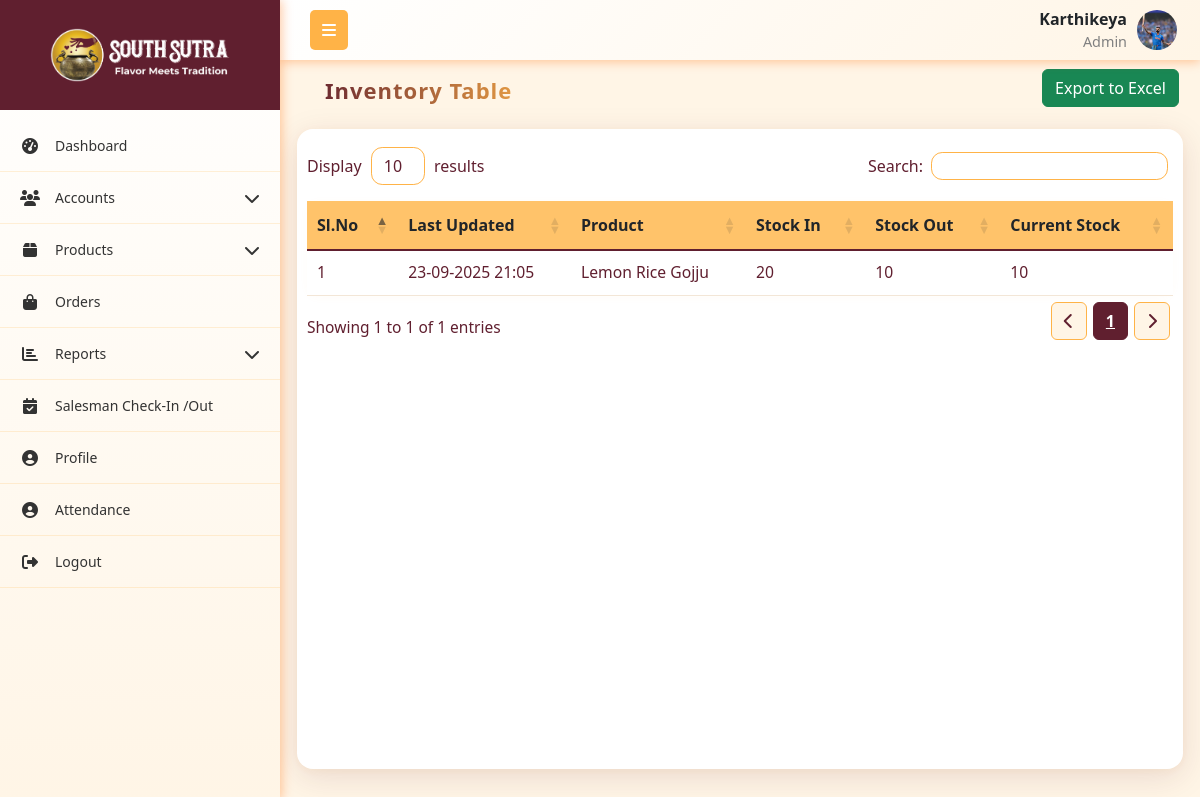
Before: /inventory/ (signed in) with the older database file.
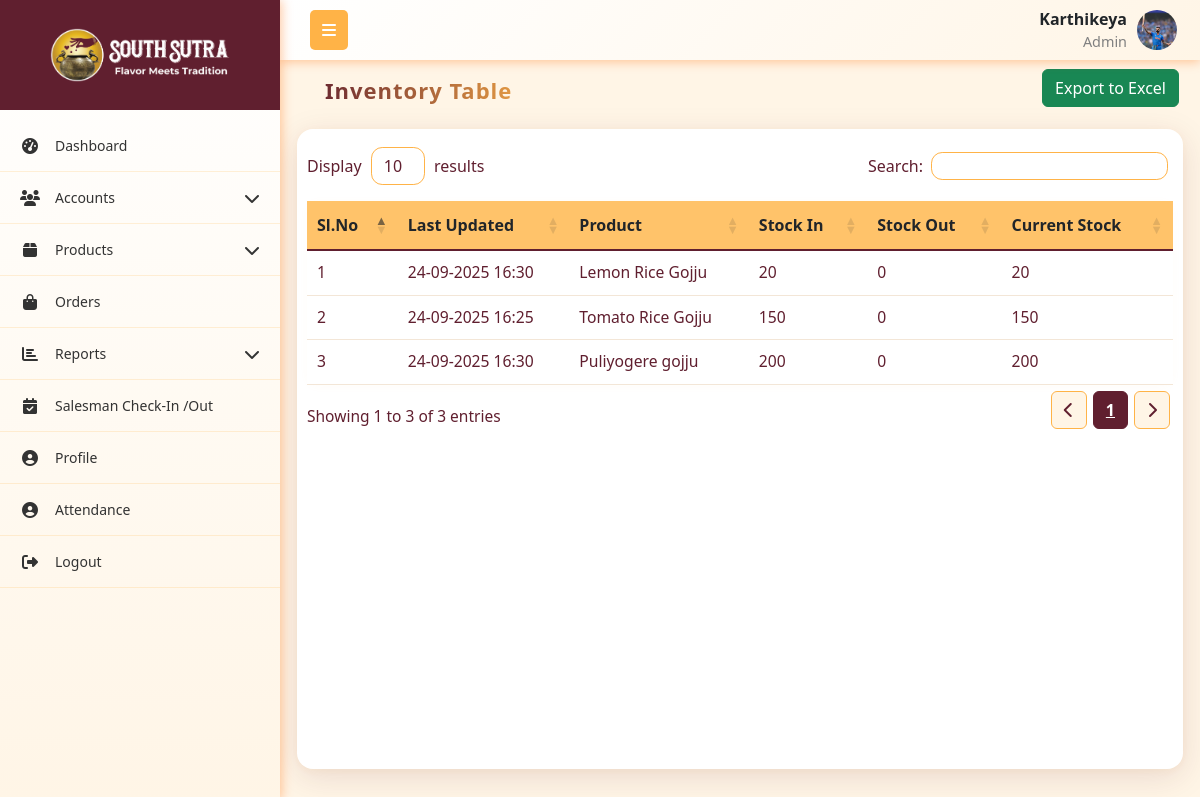
After: the same page with the newer database file.
### App1/models.py (models this page shows, shortened)
class Inventory(models.Model):
    product = models.ForeignKey(Product, on_delete=models.CASCADE, related_name='inventories')
    opening_stock = models.PositiveIntegerField(default=0)
    stock_in = models.PositiveIntegerField(default=0)
    stock_out = models.PositiveIntegerField(default=0)
    current_stock = models.IntegerField(default=0)
    last_updated = models.DateTimeField(auto_now=True)

class Product(models.Model):
    name = models.CharField(max_length=255)
    category = models.ForeignKey(Category, on_delete=models.CASCADE)
    unit = models.CharField(max_length=50,choices=[('packets', 'Packet')],default='packets')
    description = models.TextField(blank=True)
    hsn_code = models.CharField(max_length=20)
    gstpercentage = models.DecimalField(max_digits=5, decimal_places=2)

### App1/views.py (the view)
# urls.py: path('inventory/', inventory_table, name='inventory_table'),
def inventory_table(request):
    current_user, role_permission = get_logged_in_user(request)
    if not current_user:
        return redirect('login')
    inventory_list = Inventory.objects.select_related('product')
    context = {
        'inventory_list': inventory_list,
        'current_user': current_user,
        'role_permission': role_permission
    }
    return render(request, 'company_admin/inventory_table.html', context)

### App1/views.py (called while the page is built)
def get_logged_in_user(request):
    username = request.session.get('current_user')
    if not username:
        return None, None  # always return a tuple
    try:
        user = User.objects.get(username=username)
        try:
            role_permission = RolePermissions.objects.get(role=user.role)
        except RolePermissions.DoesNotExist:
            role_permission = None
        return user, role_permission
    except User.DoesNotExist:
        return None, None

### templates/company_admin/inventory_table.html (shortened to what this page needs)
{% extends 'company_admin/base.html' %}
{% load static %}
{% block content %}
<link rel="stylesheet" href="https://cdn.datatables.net/1.13.4/css/dataTables.bootstrap5.min.css">
<link rel="stylesheet" href="https://cdn.datatables.net/responsive/2.4.1/css/responsive.bootstrap5.min.css">
<link rel="stylesheet" href="https://cdnjs.cloudflare.com/ajax/libs/font-awesome/6.4.0/css/all.min.css">
<div class="container mt-1">
    <div class="mb-0 p-0">
        <div class="d-flex justify-content-between flex-wrap m-1">
            <h5 class="header">Inventory Table</h5>
            <div>
                <div style="position: relative; display: inline-block;">
                    <button onclick="toggleColumnSelector()" class="btn btn-success">Export to Excel</button>
                </div>
            </div>
        </div>
    </div>
    <div class="custom-card">
        <table id="inventorytable" class="table align-middle" style="width:100%">
            <thead class="table-header">
                <tr>
                    <th>Sl.No</th>
                    <th>Last Updated</th>
                    <th>Product</th>
                    <th>Stock In</th>
                    <th>Stock Out</th>
                    <th>Current Stock</th>
                </tr>
            </thead>
            <tbody>
                {% for inv in inventory_list %}
                    <tr>
                        <td>{{ forloop.counter }}</td>
                        <td>{{ inv.last_updated|date:'d-m-Y H:i' }}</td>
                        <td>{{ inv.product.name }}</td>
                        <td>{{ inv.stock_in }}</td>
                        <td>{{ inv.stock_out }}</td>
                        <td>{{ inv.current_stock }}</td>
                    </tr>
                {% endfor %}
            </tbody>
        </table>
    </div>
</div>
{% endblock content %}

Changed rows visible on the page:
changed Inventory "Lemon Rice Gojju": last_updated "23-09-2025 21:05" → "24-09-2025 16:30"; stock_out "10" → "0"; current_stock "10" → "20"
added Inventory: last_updated "24-09-2025 16:25", product.name "Tomato Rice Gojju", stock_in "150", stock_out "0", current_stock "150"
added Inventory: last_updated "24-09-2025 16:30", product.name "Puliyogere gojju", stock_in "200", stock_out "0", current_stock "200"
Other visible differences:
text written by a page script: "Display results Search: Showing 1 to 1 of 1 entries 1" → "Display results Search: Showing 1 to 3 of 3 entries 1"
